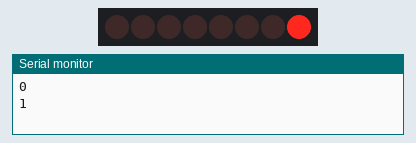
A sketch run on a simulated Arduino Uno, built with avr-gcc and run on an emulated ATmega328P. On the bench: 8 shift-register outputs drawn as a row of LEDs (first output left, lit = HIGH), the last lines printed to the serial monitor. Wiring (inferred from the names in the program): shift register (74HC595): data pin 12; shift clock pin 9; latch pin 11. Wiring (inferred from the signals the program sends): row of LEDs: on Q0, Q1, Q2, Q3, Q4, Q5, Q6, Q7.

Above: at 0.6 s.
At 5.1 s:
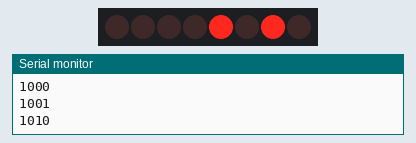
At 10.1 s:
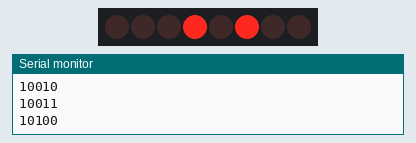
At 19.6 s:
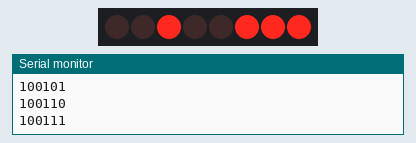
At 29.1 s:
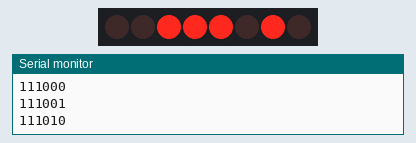
At 39.1 s:
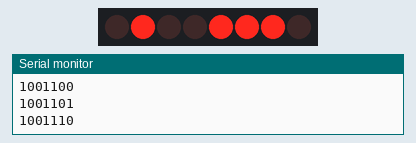
Timing chart, 0 to 40.0 s (numbered marks = the images above):
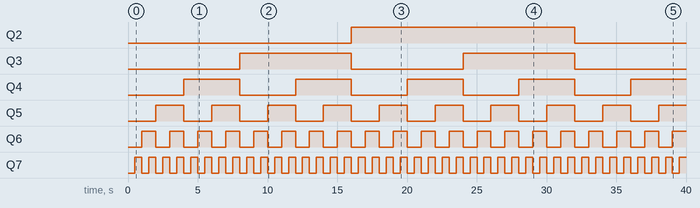

The sketch:

Binary_counter_with_ic_74HC959.ino
```cpp
/**
 Author : Jayanth.s
 Date : 24/8/2020
 **/
int datapin = 12;    //the data pin DS is connected to pin 12
int latchpin = 11;   //the latch pin ST_CP is connected to pin 11
int clockpin = 9;    //the clock pin SH_CP is connected to pin 9
int  del = 500;

byte led = 0x00;     //the led output value

void setup() {
  Serial.begin(9600); //setting up the serial moniter
  pinMode(datapin, OUTPUT);   //datapin take output from arduino
  pinMode(latchpin, OUTPUT);   //latchpin take output from arduino
  pinMode(clockpin, OUTPUT);   //clockpin take output from arduino

}

void loop() {
  digitalWrite(latchpin, LOW);  //Saying that data is entering to shift IC
  shiftOut(datapin, clockpin, LSBFIRST, led);  //giving input ot the shift registor
  digitalWrite(latchpin, HIGH);  //Saying that data has stopped entering to shift IC
  Serial.println(led, BIN);
  led = led + 1;                  //incrementing the byte by 1 with every cycle
  delay(del);

}
```

Measured:
- by itself, Q2: LOW → HIGH at 16.0 s, → LOW 16.0 s later
- by itself, Q3: alternates HIGH for 8.0 s and LOW for 8.0 s
- by itself, Q4: alternates HIGH for 4.0 s and LOW for 4.0 s
- by itself, Q5: alternates HIGH for 2.0 s and LOW for 2.0 s
- by itself, Q6: alternates HIGH for 1.0 s and LOW for 1.0 s
- by itself, Q7: alternates HIGH for 0.50 s and LOW for 0.50 s
